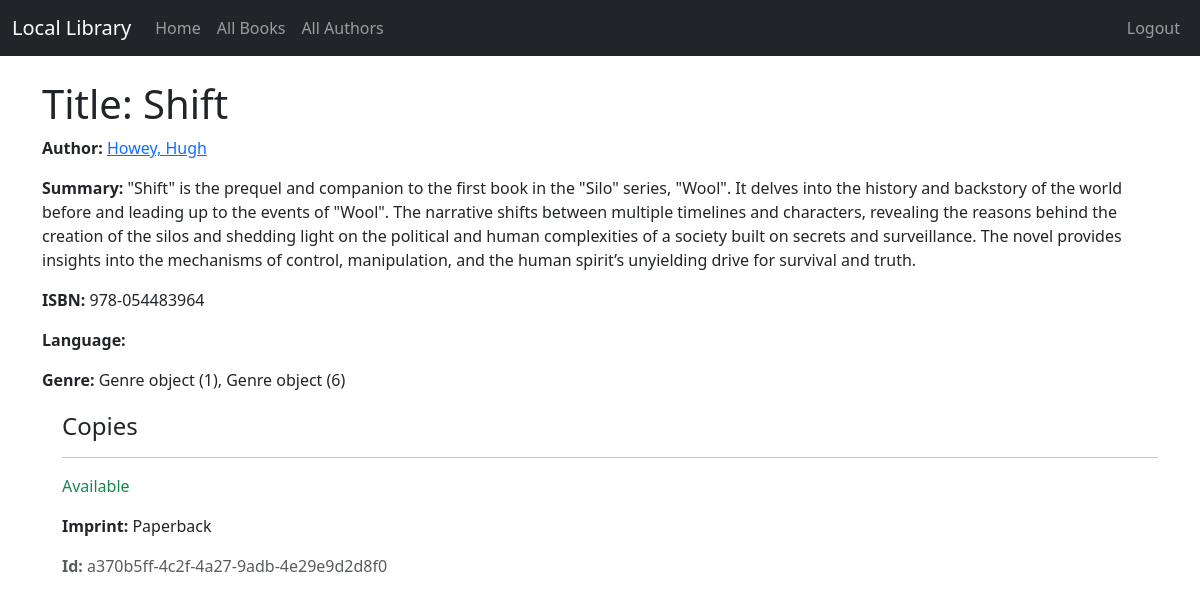
Page /book_detail/1 (signed in) on the committed database.
### catalog/models.py (models this page shows, shortened)
class Book(models.Model):
    title = models.CharField(max_length=200)
    author = models.ForeignKey('Author', on_delete=models.RESTRICT, null=True)
    summary = models.TextField(max_length=1000, help_text='Enter a brief description of the book')
    isbn = models.CharField('ISBN', max_length=13, unique=True,
                            help_text='13 Character <a href="https://www.isbn-international.org / content / what - '
                                      'isbn">ISBN number</a>')
    genre = models.ManyToManyField(Genre, help_text='Select a genre for this book')

class Author(models.Model):
    first_name = models.CharField(max_length=100)
    last_name = models.CharField(max_length=100)
    date_of_birth = models.DateField(null=True, blank=True)
    date_of_death = models.DateField('Died', null=True, blank=True)
    class Meta:
        ordering = ['last_name', 'first_name']
    def get_absolute_url(self):
        return reverse('author_detail', args=[str(self.id)])
    def __str__(self):
        return f'{self.last_name}, {self.first_name}'

class Genre(models.Model):
    name = models.CharField(max_length=200, help_text='Enter a book genre (e.g. Science Fiction)')

class BookInstance(models.Model):
    id = models.UUIDField(primary_key=True, default=uuid.uuid4,
                          help_text='Unique ID for this particular book across whole library')
    book = models.ForeignKey('Book', on_delete=models.RESTRICT, null=True)
    imprint = models.CharField(max_length=200)
    due_back = models.DateField(null=True, blank=True)
    LOAN_STATUS = (
        ('m', 'Maintenance'), ('o', 'On loan'), ('a', 'Available'), ('r',
                                                                     'Reserved'),
    )
    status = models.CharField(
        max_length=1,
        choices=LOAN_STATUS,
        blank=True,
        default='m',
        help_text='Book availability',
    )
    class Meta:
        ordering = ['due_back']

### catalog/views.py (the view)
# urls.py: path('book_detail/<int:pk>', views.BookDetailView.as_view(), name='book_detail'),
class BookDetailView(LoginRequiredMixin, generic.DetailView):
    model = Book

### catalog/templates/catalog/book_detail.html (shortened to what this page needs)
{% extends "base.html" %}
{% block content %}
    <h1>Title: {{ book.title }}</h1>
    <p><strong>Author:</strong> <a href="{{ book.author.get_absolute_url }}">{{ book.author }}</a></p>
    <p><strong>Summary:</strong> {{ book.summary }}</p>
    <p><strong>ISBN:</strong> {{ book.isbn }}</p>
    <p><strong>Language:</strong> {{ book.language }}</p>
    <p><strong>Genre:</strong> {{ book.genre.all|join:", " }}</p>
    <div style="margin-left:20px;margin-top:20px">
        <h4>Copies</h4>
        {% for copy in book.bookinstance_set.all %}
            <hr>
            <p class="{% if copy.status == 'a' %}text-success{% elif copy.status == 'm' %}text-danger{% else %}text-warning{% endif %}">
                {{ copy.get_status_display }}
            </p>
            <p><strong>Imprint:</strong> {{ copy.imprint }}</p>
            <p class="text-muted"><strong>Id:</strong> {{ copy.id }}</p>
        {% endfor %}
    </div>
{% endblock %}

### rows in the picture
Book: title "Shift", author "Howey, Hugh", summary "\"Shift\" is the prequel and companion to the first book in the \"Silo\" series, \"Wool\". It delves into the history and backstory of the world before and leading up to the events of \"Wool\". The narrative shifts between multiple timelines and characters, revealing the reasons behind the creation of the silos and shedding light on the political and human complexities of a society built on secrets and surveillance. The novel provides insights into the mechanisms of control, manipulation, and the human spirit’s unyielding drive for survival and truth.", isbn "978-054483964", genre.all "Genre object (1), Genre object (6)"
BookInstance: status "Available", imprint "Paperback", id "a370b5ff-4c2f-4a27-9adb-4e29e9d2d8f0"
